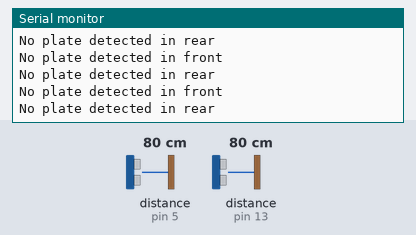
Simulated run of this sketch. Board: Arduino Uno, built with avr-gcc and run on an emulated ATmega328P. Parts: the last lines printed to the serial monitor. Wiring (inferred from the names in the program): 2 × ultrasonic range finder: trigger pin 4, echo pin 5 / trigger pin 6, echo pin 13. The inputs (shaded band) are chosen by the test bench; at power-on: distance to the obstacle (sensors on pin 13, pin 5) 80 cm. The echo pulse lasts 58.3 µs per cm.

Above: at 7.4 s.
7.5 s: distance to the obstacle (sensor on pin 13) set to 18 cm
At 8.9 s:
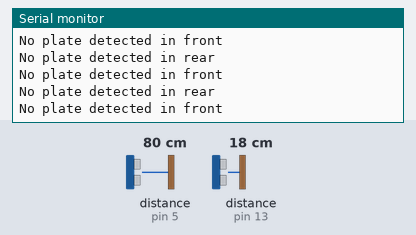
10.2 s: distance to the obstacle (sensor on pin 13) set to 14 cm
At 11.8 s:
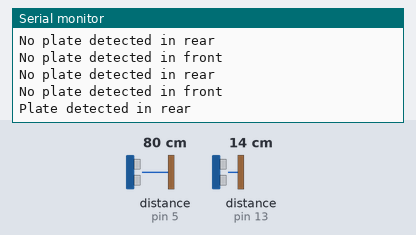

The sketch:

ProximitySensorTest.ino
```cpp
const int TriggerFront = 4;
const int ReceiveFront = 5;
const int TriggerRear = 6;
const int ReceiveRear = 13;

void setup() {
    pinMode(TriggerFront, OUTPUT);
    pinMode(ReceiveFront, INPUT);
    pinMode(TriggerRear, OUTPUT);
    pinMode(ReceiveRear, INPUT);
    Serial.begin(9600);
}

float DistanceToPlate(int TriggerPin, int ReceivePin) {
digitalWrite(TriggerPin, LOW);
delayMicroseconds(2);
digitalWrite(TriggerPin, HIGH);
delayMicroseconds(10);
digitalWrite(TriggerPin, LOW);

long duration = pulseIn(ReceivePin, HIGH, 30000);
if (duration == 0) {
return 1000;
}
float distance_cm = duration * 0.0343 / 2;
return distance_cm;
}

void loop() {

    float distanceFront = DistanceToPlate(TriggerFront, ReceiveFront);
    if (distanceFront <= 15) {
        Serial.println("Plate detected in front");
    } else {
        Serial.println("No plate detected in front");
    }

    delay(1000);

    float distanceRear = DistanceToPlate(TriggerRear, ReceiveRear);
    if (distanceRear <= 15) {
        Serial.println("Plate detected in rear");
    } else {
        Serial.println("No plate detected in rear");
    }

    delay(1000);

}
```

Measured:
- the behaviour switches between 16 and 15 cm on distance to the obstacle (sensor on pin 13) (found by bisection; images 1 and 2)
- after the input at 10.2 s, the serial monitor: prints a new line after 0.86 s (image 2)
